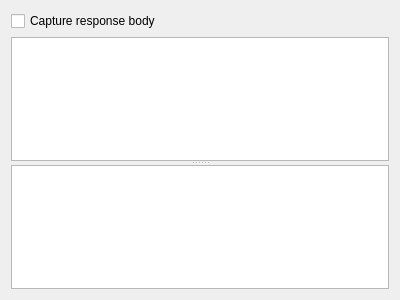
<?xml version="1.0" encoding="UTF-8"?>
<ui version="4.0">
 <class>GammaRay::NetworkReplyWidget</class>
 <widget class="QWidget" name="GammaRay::NetworkReplyWidget">
  <property name="geometry">
   <rect>
    <x>0</x>
    <y>0</y>
    <width>400</width>
    <height>300</height>
   </rect>
  </property>
  <layout class="QVBoxLayout" name="verticalLayout_2">
   <item>
    <layout class="QVBoxLayout" name="verticalLayout">
     <item>
      <widget class="QCheckBox" name="captureResponse">
       <property name="sizePolicy">
        <sizepolicy hsizetype="Minimum" vsizetype="Fixed">
         <horstretch>0</horstretch>
         <verstretch>0</verstretch>
        </sizepolicy>
       </property>
       <property name="text">
        <string>Capture response body</string>
       </property>
      </widget>
     </item>
     <item>
      <widget class="QSplitter" name="splitter">
       <property name="orientation">
        <enum>Qt::Vertical</enum>
       </property>
       <widget class="QTreeView" name="replyView">
        <property name="contextMenuPolicy">
         <enum>Qt::CustomContextMenu</enum>
        </property>
        <property name="uniformRowHeights">
         <bool>true</bool>
        </property>
       </widget>
       <widget class="QPlainTextEdit" name="responseTextEdit">
        <property name="readOnly">
         <bool>true</bool>
        </property>
       </widget>
      </widget>
     </item>
    </layout>
   </item>
  </layout>
 </widget>
 <resources/>
 <connections/>
</ui>
